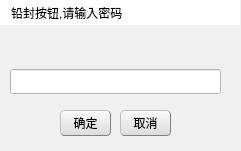
  <widget class="QWidget" name="widget" native="true">
   <property name="geometry">
    <rect>
     <x>0</x>
     <y>0</y>
     <width>241</width>
     <height>151</height>
    </rect>
   </property>
   <property name="styleSheet">
    <string notr="true">background-color: rgb(240, 240, 240);</string>
   </property>
   <widget class="QLineEdit" name="lineEdit_2">
    <property name="geometry">
     <rect>
      <x>10</x>
      <y>69</y>
      <width>211</width>
      <height>25</height>
     </rect>
    </property>
    <property name="focusPolicy">
     <enum>Qt::WheelFocus</enum>
    </property>
    <property name="styleSheet">
     <string notr="true">background-color: rgb(255, 255, 255);
</string>
    </property>
   </widget>
   <widget class="QLabel" name="label_3">
    <property name="geometry">
     <rect>
      <x>10</x>
      <y>30</y>
      <width>231</width>
      <height>31</height>
     </rect>
    </property>
    <property name="minimumSize">
     <size>
      <width>0</width>
      <height>0</height>
     </size>
    </property>
    <property name="styleSheet">
     <string notr="true">background-color: rgb(240, 240, 240);
font: 11pt &quot;新宋体&quot;;</string>
    </property>
    <property name="frameShape">
     <enum>QFrame::NoFrame</enum>
    </property>
    <property name="text">
     <string/>
    </property>
   </widget>
   <widget class="QLabel" name="PassWordTittle">
    <property name="geometry">
     <rect>
      <x>0</x>
      <y>0</y>
      <width>240</width>
      <height>25</height>
     </rect>
    </property>
    <property name="minimumSize">
     <size>
      <width>240</width>
      <height>25</height>
     </size>
    </property>
    <property name="maximumSize">
     <size>
      <width>10000</width>
      <height>25</height>
     </size>
    </property>
    <property name="styleSheet">
     <string notr="true">background-color: rgb(255, 255, 255);
padding-left: 8px;</string>
    </property>
    <property name="text">
     <string>铅封按钮,请输入密码                </string>
    </property>
   </widget>
   <widget class="QPushButton" name="pushButton_3">
    <property name="geometry">
     <rect>
      <x>60</x>
      <y>110</y>
      <width>51</width>
      <height>26</height>
     </rect>
    </property>
    <property name="styleSheet">
     <string notr="true">QPushButton{background-color: rgb(240, 240, 240);}
QPushButton{border:1px groove gray;border-radius:4px;padding:2px 4px;border-style:outset;}
QPushButton:hover{background-color: rgb(229, 241, 251);color:black}
QPushButton:pressed{background-color: rgb(204, 228, 247);border-style:inset}
QPushButton{background-color: qlineargradient(spread:pad, x1:0, y1:1, x2:0, y2:0, stop:0 rgba(220, 220, 220, 255), stop:1 rgba(250, 250, 250, 255));}</string>
    </property>
    <property name="text">
     <string>确定</string>
    </property>
   </widget>
   <widget class="QPushButton" name="pushButton_4">
    <property name="geometry">
     <rect>
      <x>120</x>
      <y>110</y>
      <width>51</width>
      <height>26</height>
     </rect>
    </property>
    <property name="styleSheet">
     <string notr="true">QPushButton{background-color: rgb(240, 240, 240);}
QPushButton{border:1px groove gray;border-radius:4px;padding:2px 4px;border-style:outset;}
QPushButton:hover{background-color: rgb(229, 241, 251);color:black}
QPushButton:pressed{background-color: rgb(204, 228, 247);border-style:inset}
QPushButton{background-color: qlineargradient(spread:pad, x1:0, y1:1, x2:0, y2:0, stop:0 rgba(220, 220, 220, 255), stop:1 rgba(250, 250, 250, 255));}</string>
    </property>
    <property name="text">
     <string>取消</string>
    </property>
   </widget>
  </widget>
